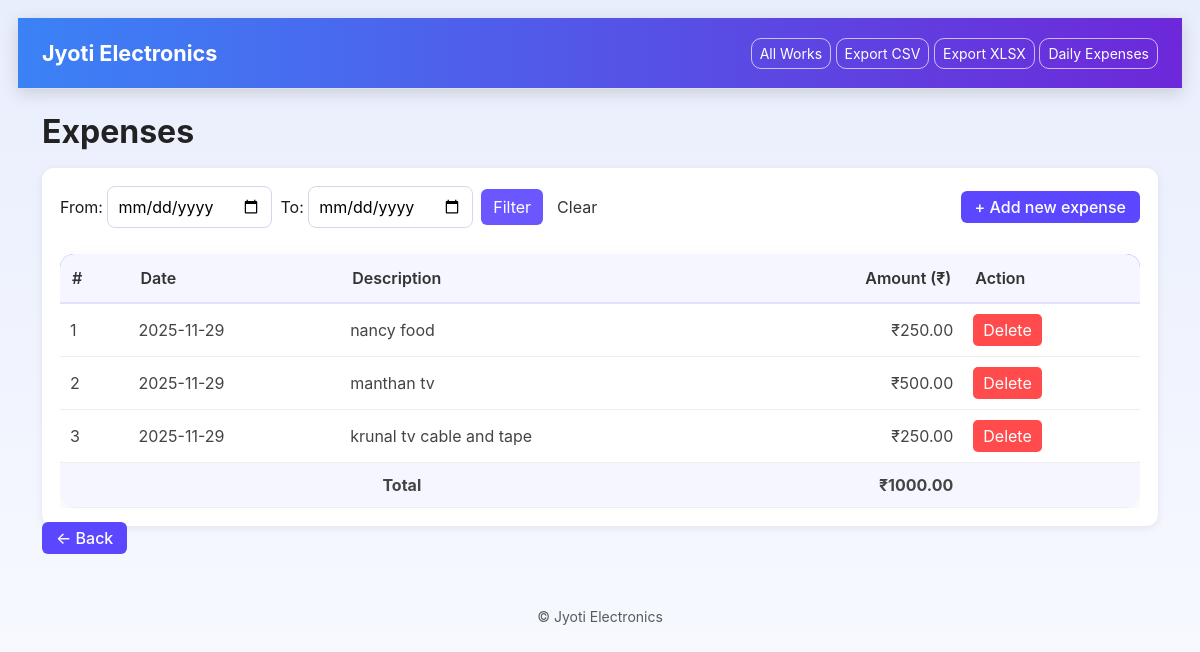
Screenshot of /daily_expenses/ with the database file from the repository.
### app.py (models this page shows)
class Expense(db.Model):
    id = db.Column(db.Integer, primary_key=True)
    description = db.Column(db.String(300))
    amount = db.Column(db.Float, nullable=False, default=0.0)
    date = db.Column(db.Date, default=date.today)
    created_at = db.Column(db.DateTime, default=datetime.utcnow)

### app.py (the view)
@app.route('/expenses')
@app.route('/expenses/')
@app.route('/daily_expenses')
@app.route('/daily_expenses/')
def expenses_list():
    try:
        start = request.args.get('start')
        end = request.args.get('end')
        q = Expense.query
        if start:
            try:
                s = datetime.strptime(start, "%Y-%m-%d").date()
                q = q.filter(Expense.date >= s)
            except Exception:
                app.logger.warning("Invalid start date filter: %s", start)
        if end:
            try:
                e = datetime.strptime(end, "%Y-%m-%d").date()
                q = q.filter(Expense.date <= e)
            except Exception:
                app.logger.warning("Invalid end date filter: %s", end)
        items = q.order_by(Expense.date.desc(), Expense.created_at.desc()).all()
        total_amount = sum((float(it.amount) if it.amount is not None else 0.0) for it in items)
        app.logger.info("Expenses count=%d, total_amount=%s", len(items), total_amount)
        for it in items:
            app.logger.info("  expense id=%s date=%s desc=%s amount=%s", it.id, getattr(it, 'date', None), it.description, it.amount)
        return render_template('expenses.html', expenses=items, total_amount=total_amount)
    except Exception as exc:
        app.logger.exception("Error rendering expenses_list")
        return f"Server error while loading expenses page: {exc}", 500

### jyoti-electronics(another)/templates/expenses.html (shortened to what this page needs)
{% extends "base.html" %}
{% block content %}
<h2 class="mb-3">Expenses</h2>
<div class="exp-card">
    <div class="filter-box mb-3" role="region" aria-label="Expense filters">
        <form method="get" action="{{ url_for('expenses_list') }}" class="d-flex align-items-center gap-2" aria-label="Filter expenses">
            <label>From:
                <input type="date" name="start" value="{{ request.args.get('start','') }}">
            </label>
            <label>To:
                <input type="date" name="end" value="{{ request.args.get('end','') }}">
            </label>
            <button type="submit">Filter</button>
            <a href="{{ url_for('expenses_list') }}">Clear</a>
        </form>
        <div style="margin-left:auto">
            <a href="{{ url_for('new_expense') }}" class="btn-main" role="button">+ Add new expense</a>
        </div>
    </div>
    <div class="table-responsive" role="region" aria-label="Expense table">
      <table class="exp-table" aria-live="polite" aria-label="List of expenses">
          <thead>
              <tr>
                  <th>#</th>
                  <th>Date</th>
                  <th>Description</th>
                  <th class="text-end">Amount (₹)</th>
                  <th>Action</th>
              </tr>
          </thead>
          <tbody>
              {% if expenses %}
                  {% for e in expenses %}
                  <tr>
                      <td>{{ loop.index }}</td>
                      <td>{{ e.date.strftime('%Y-%m-%d') if e.date else '-' }}</td>
                      <td>{{ e.description or '-' }}</td>
                      <td class="text-end">₹{{ '%.2f'|format(e.amount or 0) }}</td>
                      <td>
                          <form method="post" action="{{ url_for('delete_expense', expense_id=e.id) }}"
                                onsubmit="return confirm('Delete this expense?');" aria-label="Delete expense {{ e.id }}">
                              <button type="submit" class="btn-delete">Delete</button>
                          </form>
                      </td>
                  </tr>
                  {% endfor %}
              {% else %}
                  <tr>
                      <td colspan="5" class="text-center text-muted py-3">No expenses recorded.</td>
                  </tr>
              {% endif %}
          </tbody>
          <tfoot>
              <tr class="total-row">
                  <td colspan="3" class="text-center">Total</td>
                  <td class="text-end">₹{{ '%.2f'|format(total_amount or 0) }}</td>
                  <td></td>
              </tr>
          </tfoot>
      </table>
    </div>
</div>
<a href="{{ url_for('index') }}" class="btn-main mt-3" role="button">← Back</a>
{% endblock %}

### jyoti-electronics(another)/static/style.css (style rules this page uses)
body { background: linear-gradient(180deg, #e9eefd, #f7f9ff); font-family: "Inter", "Poppins", sans-serif; color: #1b1b1f; padding: 18px; }
h3, h4, h2 { font-weight: 700; color: #222; }
.card, .exp-card { border: none; border-radius: 16px; padding: 20px; background: #ffffff; box-shadow: 0 8px 30px rgba(13,38,74,0.08); transition: .25s ease; }
.table, .exp-table { border-radius: 14px !important; overflow: hidden !important; background: #fff; box-shadow: 0 8px 25px rgba(0,0,0,0.05); }
.table thead, .exp-table thead { background: linear-gradient(90deg, #3b82f6, #6d28d9); color: #fff; }
.table th, .exp-table th { font-weight: 600; }
.table td, .exp-table td { padding: 12px; }
* { transition: all .15s ease; }
.exp-table th { padding: 12px 14px; text-align: left; }
.exp-table td { padding: 12px 14px; color: #333; }
.btn-main { background: linear-gradient(90deg, #5b47ff, #6d28d9); color: white !important; padding: 8px 14px; border-radius: 8px; text-decoration: none; font-weight: 600; }
.btn-delete { background: #ff4b4b; color: #fff; border: none; padding: 6px 10px; border-radius: 6px; cursor: pointer; }
.filter-box { display: flex; gap: 12px; align-items: center; flex-wrap: wrap; }
.filter-box input[type="date"], .filter-box input[type="text"] { border-radius: 8px; border: 1px solid #d1d9ea; padding: 8px 10px; background: #fff; }
.filter-box button { padding: 8px 12px; background: linear-gradient(90deg, #6b57ff, #7c3aed); color: white; border: none; border-radius: 8px; }
.filter-box a { margin-left: 6px; text-decoration: none; color: #4b6cff; }
.total-row { background: #f5f6ff; font-weight: 700; font-size: 15px; }
.text-end { text-align: right; }
.text-center { text-align: center; }

### jyoti-electronics(another)/templates/expenses.html (style rules this page uses)
.exp-card { background: #ffffff; border-radius: 12px; padding: 18px; box-shadow: 0 2px 8px rgba(0,0,0,0.08); }
.exp-table { width: 100%; border-collapse: collapse; margin-top: 10px; }
.exp-table th { background: #f5f6ff; padding: 12px; font-weight: 600; color: #333; border-bottom: 2px solid #e0e0ff; }
.exp-table td { padding: 10px; border-bottom: 1px solid #eee; color: #444; }
.btn-main { background: #5b47ff; color: white !important; padding: 6px 14px; border-radius: 6px; text-decoration: none; font-weight: 500; }
.btn-delete { background: #ff4b4b; color: #fff; border: none; padding: 4px 10px; border-radius: 5px; }
.filter-box { display: flex; gap: 10px; align-items: center; flex-wrap: wrap; }
.filter-box input { border-radius: 6px; border: 1px solid #ccc; padding: 6px; }
.filter-box button { padding: 6px 12px; background: #6b57ff; color: white; border: none; border-radius: 6px; }
.filter-box a { margin-left: 6px; text-decoration: none; color: #333; }
.total-row { background: #f5f6ff; font-weight: bold; font-size: 16px; }

### rows the page displays
Expense: date "2025-11-29", description "nancy food", amount "250.00"
Expense: date "2025-11-29", description "manthan tv", amount "500.00"
Expense: date "2025-11-29", description "krunal tv cable and tape", amount "250.00"

### other values shown
{{ '%.2f'|format(total_amount or 0) }} "1000.00"
